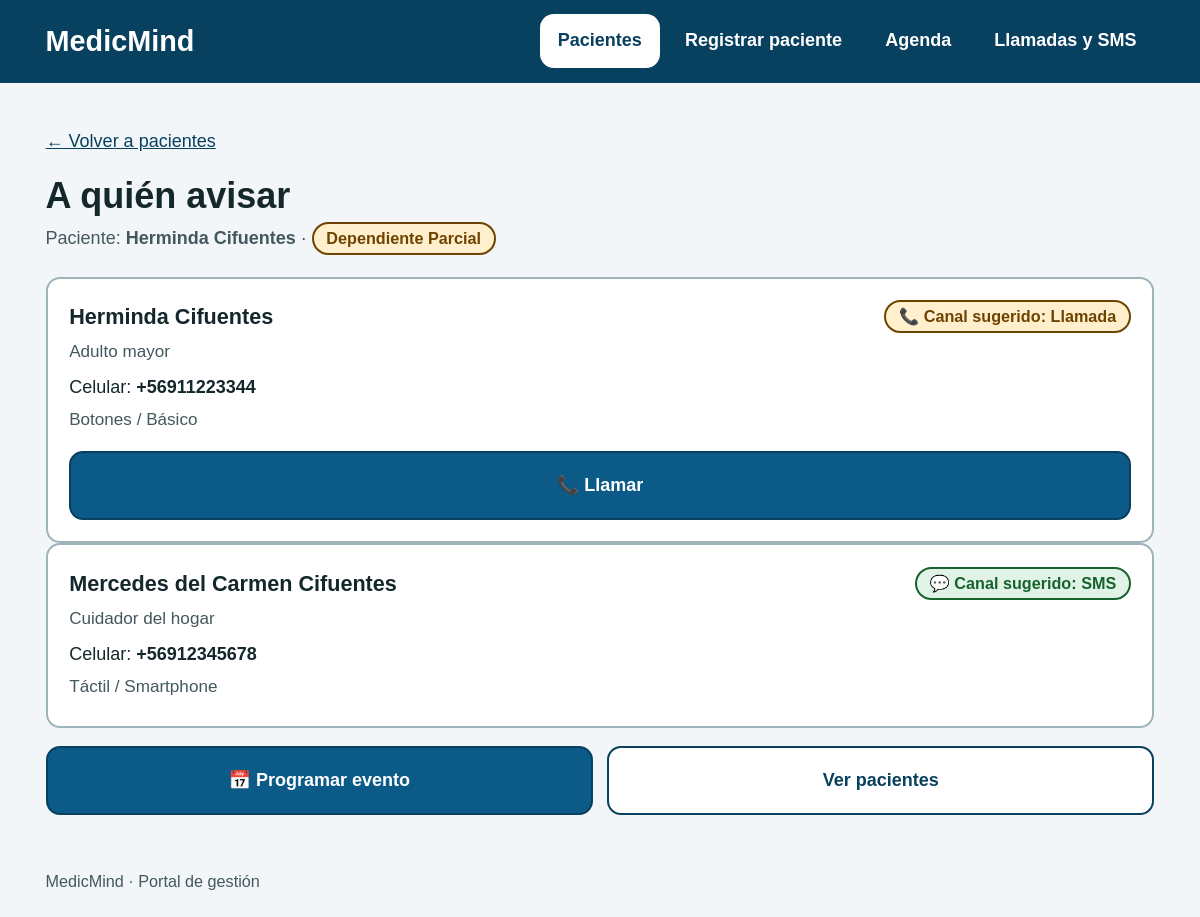
Screenshot of /pacientes/2/canal/ with the database file from the repository.
### Medicmind/models.py (models this page shows, shortened)
class AdultoMayor(models.Model):
    DEPENCENCIA = [
        ('AUTONOMO', 'Autónomo'),
        ('PARCIAL', 'Dependiente Parcial'),
        ('COMPLETO', 'Dependiente Completo'),
    ]
    nombre = models.CharField(max_length=100)
    rut = models.CharField(max_length=12, unique=True)
    dependencia = models.CharField(max_length=20, choices=DEPENCENCIA)
    no_sabe_leer = models.BooleanField(default=False)
    cuidadores = models.ManyToManyField('CuidadorHogar', related_name='adultos_mayores', blank=True)

class Celular(models.Model):
    numero = models.CharField(max_length=20)
    tipo_celular = models.CharField(max_length=20, choices=TIPO_CELULAR)
    adulto_mayor = models.ForeignKey(AdultoMayor, on_delete=models.CASCADE, related_name='celulares')

class CuidadorHogar(models.Model):
    nombre = models.CharField(max_length=100)
    telefono = models.CharField(max_length=20)
    tipo_celular = models.CharField(max_length=20, choices=TIPO_CELULAR)

### Medicmind/views.py (the view)
# urls.py: path('pacientes/<int:paciente_id>/canal/', views.sugerir_canal, name='sugerir_canal'),
def sugerir_canal(request, paciente_id):
    adulto = get_object_or_404(AdultoMayor, id=paciente_id)
    contexto = {
        'paciente': adulto,
        'contactos': contactos_de(adulto),
    }
    return render(request, 'sugerir_canal.html', contexto)

### Medicmind/views.py (called while the page is built)
def canal_para(tipo_celular, no_sabe_leer=False):
    if no_sabe_leer or tipo_celular == 'BOTONES':
        return CANAL_LLAMADA
    return CANAL_SMS

def contactos_de(adulto):
    contactos = []
    if adulto.dependencia in ('AUTONOMO', 'PARCIAL'):
        for cel in adulto.celulares.all():
            contactos.append({
                'rol': 'Adulto mayor',
                'nombre': adulto.nombre,
                'telefono': cel.numero,
                'tipo_celular': cel.get_tipo_celular_display(),
                'canal': canal_para(cel.tipo_celular, adulto.no_sabe_leer),
            })
    if adulto.dependencia in ('COMPLETO', 'PARCIAL'):
        for cuidador in adulto.cuidadores.all():
            contactos.append({
                'rol': 'Cuidador del hogar',
                'nombre': cuidador.nombre,
                'telefono': cuidador.telefono,
                'tipo_celular': cuidador.get_tipo_celular_display(),
                'canal': canal_para(cuidador.tipo_celular),
            })
    return contactos

### Medicmind/templates/sugerir_canal.html (shortened to what this page needs)
{% extends "base.html" %}
{% block contenido %}
<p><a href="{% url 'lista_pacientes' %}">← Volver a pacientes</a></p>
<h1>A quién avisar</h1>
<p class="lead">Paciente: <strong>{{ paciente.nombre }}</strong> · <span class="badge {% if paciente.dependencia == 'AUTONOMO' %}ok{% elif paciente.dependencia == 'PARCIAL' %}warn{% else %}bad{% endif %}">{{ paciente.get_dependencia_display }}</span></p>
{% for c in contactos %}
<div class="card">
  <div class="top"><div><h3>{{ c.nombre }}</h3><p class="meta">{{ c.rol }}</p></div>
  <span class="badge {% if c.canal == 'Llamada' %}warn{% else %}ok{% endif %}">{% if c.canal == 'Llamada' %}📞{% else %}💬{% endif %} Canal sugerido: {{ c.canal }}</span></div>
  <p>Celular: <strong>{{ c.telefono }}</strong></p>
  <p class="meta">{{ c.tipo_celular }}{% if c.rol == 'Adulto mayor' and paciente.no_sabe_leer %} · No sabe leer{% endif %}</p>
  {% if c.canal == 'Llamada' %}<div class="actions"><a class="btn primary" href="tel:{{ c.telefono }}">📞 Llamar</a></div>{% endif %}
</div>
{% empty %}
<div class="card bad"><h3>Sin contactos registrados</h3><p>Este paciente no tiene a quién avisar todavía.</p></div>
{% endfor %}
<div class="actions"><a class="btn primary" href="{% url 'crear_evento' paciente.id %}">📅 Programar evento</a><a class="btn" href="{% url 'lista_pacientes' %}">Ver pacientes</a></div>
{% endblock %}

### Medicmind/static/Medicmind/styles.css (style rules this page uses)
:root { --bg:#f2f6f8;--ink:#14272b;--muted:#43585e;--line:#9fb3ba;--primary:#0b5a87;--primary-d:#08405f;--ok:#17622f;--ok-bg:#e1f3e6;--warn:#6e4300;--warn-bg:#ffefcc;--bad:#a01d17;--bad-bg:#fde4e1;--r:14px }
* { box-sizing:border-box }
html { font-size:112.5% }
body { margin:0;background:var(--bg);color:var(--ink);font-family:"Atkinson Hyperlegible",Verdana,Tahoma,sans-serif;line-height:1.55 }
a { color:var(--primary-d) }
h1 { font-size:2rem;margin:.2rem 0 .3rem;line-height:1.2 }
h3 { margin:0 0 .3rem;font-size:1.2rem }
.lead { color:var(--muted);margin:0 0 1.2rem }
.meta { color:var(--muted);font-size:.95rem }
.card { background:#fff;border:2px solid var(--line);border-radius:var(--r);padding:1.2rem }
.card p { margin:.25rem 0 }
.btn { display:inline-flex;align-items:center;justify-content:center;gap:.5rem;min-height:3.8rem;padding:.6rem 1.4rem;border-radius:var(--r);border:2px solid var(--primary-d);background:#fff;color:var(--primary-d);font:inherit;font-weight:700;text-decoration:none;cursor:pointer }
.btn.primary { background:var(--primary);color:#fff }
.actions { display:flex;flex-wrap:wrap;gap:.8rem;margin-top:1rem }
.actions .btn { flex:1 1 12rem }
.badge { display:inline-block;padding:.1rem .7rem;border-radius:999px;font-weight:700;font-size:.9rem;border:2px solid }
.badge.ok { background:var(--ok-bg);color:var(--ok);border-color:var(--ok) }
.badge.warn { background:var(--warn-bg);color:var(--warn);border-color:var(--warn) }
.card .top { display:flex;flex-wrap:wrap;justify-content:space-between;gap:.5rem;align-items:flex-start }

### rows the page displays
AdultoMayor: nombre "Herminda Cifuentes", dependencia "Dependiente Parcial", nombre "Herminda Cifuentes"
Celular: telefono "+56911223344"
CuidadorHogar: nombre "Mercedes del Carmen Cifuentes", telefono "+56912345678"

### other values shown
{{ c.rol }} "Adulto mayor" "Cuidador del hogar"
{{ c.canal }} "Llamada" "SMS"
{{ c.tipo_celular }} "Botones / Básico" "Táctil / Smartphone"
